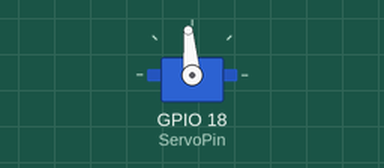
Simulated run of this program. Board: Raspberry Pi (BCM pin numbers). Parts: servo. Servo angles are drawn from the pulse width (0.5 ms = 0°, 2.5 ms = 180°).

Above: at 0.05 s.
At 0.6 s:
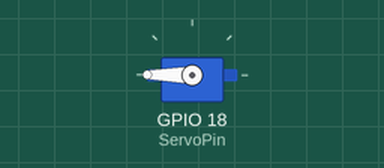
At 1.15 s:
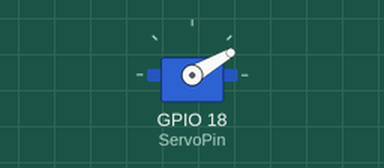
At 2.15 s:
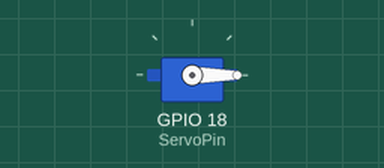
Timing chart, 0 to 4.9 s (numbered marks = the images above):
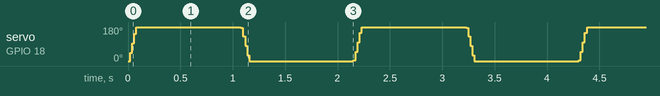

The program:

1_3_2.py
```python
import RPi.GPIO as GPIO
import time

SERVO_MIN_PULSE = 500
SERVO_MAX_PULSE = 2500

ServoPin = 18

def map(value, inMin, inMax, outMin, outMax):
    return (outMax - outMin) * (value - inMin) / (inMax - inMin) + outMin

def setup():
    global p
    GPIO.setmode(GPIO.BCM)
    GPIO.setup(ServoPin, GPIO.OUT)
    GPIO.setup(ServoPin, GPIO.LOW)
    p = GPIO.PWM(ServoPin, 50)  # Set frequency to 50Hz
    p.start(0)  # Duty Cycle = 0

def setAngle(angle):
    angle = max(0, min(180, angle))  # 必ず0～180に収まるように
    pulse_width = map(angle, 0, 180, SERVO_MIN_PULSE, SERVO_MAX_PULSE)
    pwm = map(pulse_width, 0, 20000, 0, 100)
    p.ChangeDutyCycle(pwm)

def loop():
    while True:
        for i in range(0, 181, 5):
            setAngle(i)
            time.sleep(0.002)
        time.sleep(1)
        for i in range(180, -1, -5):
            setAngle(i)
            time.sleep(0.002)
        time.sleep(1)

def destroy():
    p.stop()
    GPIO.cleanup()

if __name__ == "__main__":
    setup()
    try:
        loop()
    except KeyboardInterrupt:
        destroy()
```
